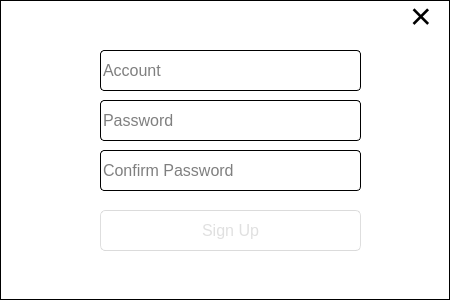
<?xml version="1.0" encoding="UTF-8"?>
<ui version="4.0">
 <class>SignUp</class>
 <widget class="QMainWindow" name="SignUp">
  <property name="geometry">
   <rect>
    <x>0</x>
    <y>0</y>
    <width>450</width>
    <height>300</height>
   </rect>
  </property>
  <property name="minimumSize">
   <size>
    <width>450</width>
    <height>300</height>
   </size>
  </property>
  <property name="maximumSize">
   <size>
    <width>450</width>
    <height>300</height>
   </size>
  </property>
  <property name="windowTitle">
   <string>MainWindow</string>
  </property>
  <property name="styleSheet">
   <string notr="true">/*
Aqua Style Sheet for QT Applications
Author: Jaime A. Quiroga P.
Company: GTRONICK
Last updated: 22/01/2019, 07:55.
Available at: https://github.com/GTRONICK/QSS/blob/master/Aqua.qss
*/
QMainWindow {
	background-color:white;
}
QTextEdit {
	border-width: 1px;
	border-style: solid;
	border-color: qlineargradient(spread:pad, x1:0.5, y1:1, x2:0.5, y2:0, stop:0 rgba(0, 113, 255, 255), stop:1 rgba(91, 171, 252, 255));
}
QPlainTextEdit {
	border-width: 0.5px;
	border-style: solid;
	border-color: qlineargradient(spread:pad, x1:0.5, y1:1, x2:0.5, y2:0, stop:0 rgba(0, 113, 255, 255), stop:1 rgba(91, 171, 252, 255));
}
QToolButton {
	border-style: solid;
	border-top-color: qlineargradient(spread:pad, x1:0.5, y1:1, x2:0.5, y2:0, stop:0 rgb(215, 215, 215), stop:1 rgb(222, 222, 222));
	border-right-color: qlineargradient(spread:pad, x1:0, y1:0.5, x2:1, y2:0.5, stop:0 rgb(217, 217, 217), stop:1 rgb(227, 227, 227));
	border-left-color: qlineargradient(spread:pad, x1:0, y1:0.5, x2:1, y2:0.5, stop:0 rgb(227, 227, 227), stop:1 rgb(217, 217, 217));
	border-bottom-color: qlineargradient(spread:pad, x1:0.5, y1:1, x2:0.5, y2:0, stop:0 rgb(215, 215, 215), stop:1 rgb(222, 222, 222));
	border-width: 1px;
	border-radius: 5px;
	color: rgb(0,0,0);
	padding: 2px;
	background-color: rgb(255,255,255);
}
QToolButton:hover{
	border-style: solid;
	border-top-color: qlineargradient(spread:pad, x1:0.5, y1:1, x2:0.5, y2:0, stop:0 rgb(195, 195, 195), stop:1 rgb(222, 222, 222));
	border-right-color: qlineargradient(spread:pad, x1:0, y1:0.5, x2:1, y2:0.5, stop:0 rgb(197, 197, 197), stop:1 rgb(227, 227, 227));
	border-left-color: qlineargradient(spread:pad, x1:0, y1:0.5, x2:1, y2:0.5, stop:0 rgb(227, 227, 227), stop:1 rgb(197, 197, 197));
	border-bottom-color: qlineargradient(spread:pad, x1:0.5, y1:1, x2:0.5, y2:0, stop:0 rgb(195, 195, 195), stop:1 rgb(222, 222, 222));
	border-width: 1px;
	border-radius: 5px;
	color: rgb(0,0,0);
	padding: 2px;
	background-color: rgb(255,255,255);
}
QToolButton:pressed{
	border-style: solid;
	border-top-color: qlineargradient(spread:pad, x1:0.5, y1:1, x2:0.5, y2:0, stop:0 rgb(215, 215, 215), stop:1 rgb(222, 222, 222));
	border-right-color: qlineargradient(spread:pad, x1:0, y1:0.5, x2:1, y2:0.5, stop:0 rgb(217, 217, 217), stop:1 rgb(227, 227, 227));
	border-left-color: qlineargradient(spread:pad, x1:0, y1:0.5, x2:1, y2:0.5, stop:0 rgb(227, 227, 227), stop:1 rgb(217, 217, 217));
	border-bottom-color: qlineargradient(spread:pad, x1:0.5, y1:1, x2:0.5, y2:0, stop:0 rgb(215, 215, 215), stop:1 rgb(222, 222, 222));
	border-width: 1px;
	border-radius: 5px;
	color: rgb(0,0,0);
	padding: 2px;
	background-color: rgb(142,142,142);
}
QPushButton{
	border-style: solid;
	border-top-color: qlineargradient(spread:pad, x1:0.5, y1:1, x2:0.5, y2:0, stop:0 rgb(215, 215, 215), stop:1 rgb(222, 222, 222));
	border-right-color: qlineargradient(spread:pad, x1:0, y1:0.5, x2:1, y2:0.5, stop:0 rgb(217, 217, 217), stop:1 rgb(227, 227, 227));
	border-left-color: qlineargradient(spread:pad, x1:0, y1:0.5, x2:1, y2:0.5, stop:0 rgb(227, 227, 227), stop:1 rgb(217, 217, 217));
	border-bottom-color: qlineargradient(spread:pad, x1:0.5, y1:1, x2:0.5, y2:0, stop:0 rgb(215, 215, 215), stop:1 rgb(222, 222, 222));
	border-width: 1px;
	border-radius: 5px;
	color: rgb(0,0,0);
	padding: 2px;
	background-color: rgb(255,255,255);
}
QPushButton::default{
	border-style: solid;
	border-top-color: qlineargradient(spread:pad, x1:0.5, y1:1, x2:0.5, y2:0, stop:0 rgb(215, 215, 215), stop:1 rgb(222, 222, 222));
	border-right-color: qlineargradient(spread:pad, x1:0, y1:0.5, x2:1, y2:0.5, stop:0 rgb(217, 217, 217), stop:1 rgb(227, 227, 227));
	border-left-color: qlineargradient(spread:pad, x1:0, y1:0.5, x2:1, y2:0.5, stop:0 rgb(227, 227, 227), stop:1 rgb(217, 217, 217));
	border-bottom-color: qlineargradient(spread:pad, x1:0.5, y1:1, x2:0.5, y2:0, stop:0 rgb(215, 215, 215), stop:1 rgb(222, 222, 222));
	border-width: 1px;
	border-radius: 5px;
	color: rgb(0,0,0);
	padding: 2px;
	background-color: rgb(255,255,255);
}
QPushButton:hover{
	border-style: solid;
	border-top-color: qlineargradient(spread:pad, x1:0.5, y1:1, x2:0.5, y2:0, stop:0 rgb(195, 195, 195), stop:1 rgb(222, 222, 222));
	border-right-color: qlineargradient(spread:pad, x1:0, y1:0.5, x2:1, y2:0.5, stop:0 rgb(197, 197, 197), stop:1 rgb(227, 227, 227));
	border-left-color: qlineargradient(spread:pad, x1:0, y1:0.5, x2:1, y2:0.5, stop:0 rgb(227, 227, 227), stop:1 rgb(197, 197, 197));
	border-bottom-color: qlineargradient(spread:pad, x1:0.5, y1:1, x2:0.5, y2:0, stop:0 rgb(195, 195, 195), stop:1 rgb(222, 222, 222));
	border-width: 1px;
	border-radius: 5px;
	color: rgb(0,0,0);
	padding: 2px;
	background-color: rgb(255,255,255);
}
QPushButton:pressed{
	border-style: solid;
	border-top-color: qlineargradient(spread:pad, x1:0.5, y1:1, x2:0.5, y2:0, stop:0 rgb(215, 215, 215), stop:1 rgb(222, 222, 222));
	border-right-color: qlineargradient(spread:pad, x1:0, y1:0.5, x2:1, y2:0.5, stop:0 rgb(217, 217, 217), stop:1 rgb(227, 227, 227));
	border-left-color: qlineargradient(spread:pad, x1:0, y1:0.5, x2:1, y2:0.5, stop:0 rgb(227, 227, 227), stop:1 rgb(217, 217, 217));
	border-bottom-color: qlineargradient(spread:pad, x1:0.5, y1:1, x2:0.5, y2:0, stop:0 rgb(215, 215, 215), stop:1 rgb(222, 222, 222));
	border-width: 1px;
	border-radius: 5px;
	color: rgb(0,0,0);
	padding: 2px;
	background-color: rgb(142,142,142);
}
QPushButton:disabled{
	border-style: solid;
	border-top-color: qlineargradient(spread:pad, x1:0.5, y1:1, x2:0.5, y2:0, stop:0 rgb(215, 215, 215), stop:1 rgb(222, 222, 222));
	border-right-color: qlineargradient(spread:pad, x1:0, y1:0.5, x2:1, y2:0.5, stop:0 rgb(217, 217, 217), stop:1 rgb(227, 227, 227));
	border-left-color: qlineargradient(spread:pad, x1:0, y1:0.5, x2:1, y2:0.5, stop:0 rgb(227, 227, 227), stop:1 rgb(217, 217, 217));
	border-bottom-color: qlineargradient(spread:pad, x1:0.5, y1:1, x2:0.5, y2:0, stop:0 rgb(215, 215, 215), stop:1 rgb(222, 222, 222));
	border-width: 1px;
	border-radius: 5px;
	color: #808086;
	padding: 2px;
	background-color: rgb(142,142,142);
}
QLineEdit {
	border-width: 1px; border-radius: 4px;
	border-style: solid;
	border-color: qlineargradient(spread:pad, x1:0.5, y1:1, x2:0.5, y2:0, stop:0 rgba(0, 113, 255, 255), stop:1 rgba(91, 171, 252, 255));
}
QLabel {
	color: #000000;
}
QLCDNumber {
	color: rgb(0, 113, 255, 255);
}
QProgressBar {
	text-align: center;
	color: rgb(240, 240, 240);
	border-width: 1px; 
	border-radius: 10px;
	border-color: rgb(230, 230, 230);
	border-style: solid;
	background-color:rgb(207,207,207);
}
QProgressBar::chunk {
	background-color: qlineargradient(spread:pad, x1:0.5, y1:1, x2:0.5, y2:0, stop:0 rgba(49, 147, 250, 255), stop:1 rgba(34, 142, 255, 255));
	border-radius: 10px;
}
QMenuBar {
	background-color: qlineargradient(spread:pad, x1:0.5, y1:1, x2:0.5, y2:0, stop:0 rgba(207, 209, 207, 255), stop:1 rgba(230, 229, 230, 255));
}
QMenuBar::item {
	color: #000000;
  	spacing: 3px;
  	padding: 1px 4px;
	background-color: qlineargradient(spread:pad, x1:0.5, y1:1, x2:0.5, y2:0, stop:0 rgba(207, 209, 207, 255), stop:1 rgba(230, 229, 230, 255));
}

QMenuBar::item:selected {
  	background-color: qlineargradient(spread:pad, x1:0.5, y1:1, x2:0.5, y2:0, stop:0 rgba(0, 113, 255, 255), stop:1 rgba(91, 171, 252, 255));
	color: #FFFFFF;
}
QMenu::item:selected {
	border-style: solid;
	border-top-color: transparent;
	border-right-color: transparent;
	border-left-color: qlineargradient(spread:pad, x1:0.5, y1:1, x2:0.5, y2:0, stop:0 rgba(0, 113, 255, 255), stop:1 rgba(91, 171, 252, 255));
	border-bottom-color: transparent;
	border-left-width: 2px;
	color: #000000;
	padding-left:15px;
	padding-top:4px;
	padding-bottom:4px;
	padding-right:7px;
}
QMenu::item {
	border-style: solid;
	border-top-color: transparent;
	border-right-color: transparent;
	border-left-color: transparent;
	border-bottom-color: transparent;
	border-bottom-width: 1px;
	color: #000000;
	padding-left:17px;
	padding-top:4px;
	padding-bottom:4px;
	padding-right:7px;
}
QTabWidget {
	color:rgb(0,0,0);
	background-color:#000000;
}
QTabWidget::pane {
		border-color: rgb(223,223,223);
		background-color:rgb(226,226,226);
		border-style: solid;
		border-width: 2px;
    	border-radius: 6px;
}
QTabBar::tab:first {
	border-style: solid;
	border-left-width:1px;
	border-right-width:0px;
	border-top-width:1px;
	border-bottom-width:1px;
	border-top-color: rgb(209,209,209);
	border-left-color: qlineargradient(spread:pad, x1:0.5, y1:1, x2:0.5, y2:0, stop:0 rgba(209, 209, 209, 209), stop:1 rgba(229, 229, 229, 229));
	border-bottom-color: rgb(229,229,229);
	border-top-left-radius: 4px;
	border-bottom-left-radius: 4px;
	color: #000000;
	padding: 3px;
	margin-left:0px;
	background-color: qlineargradient(spread:pad, x1:0.5, y1:1, x2:0.5, y2:0, stop:0 rgba(247, 247, 247, 255), stop:1 rgba(255, 255, 255, 255));
}
QTabBar::tab:last {
	border-style: solid;
	border-width:1px;
	border-top-color: rgb(209,209,209);
	border-left-color: qlineargradient(spread:pad, x1:0.5, y1:1, x2:0.5, y2:0, stop:0 rgba(209, 209, 209, 209), stop:1 rgba(229, 229, 229, 229));
	border-right-color: qlineargradient(spread:pad, x1:0.5, y1:1, x2:0.5, y2:0, stop:0 rgba(209, 209, 209, 209), stop:1 rgba(229, 229, 229, 229));
	border-bottom-color: rgb(229,229,229);
	border-top-right-radius: 4px;
	border-bottom-right-radius: 4px;
	color: #000000;
	padding: 3px;
	margin-left:0px;
	background-color: qlineargradient(spread:pad, x1:0.5, y1:1, x2:0.5, y2:0, stop:0 rgba(247, 247, 247, 255), stop:1 rgba(255, 255, 255, 255));
}
QTabBar::tab {
	border-style: solid;
	border-top-width:1px;
	border-bottom-width:1px;
	border-left-width:1px;
	border-top-color: rgb(209,209,209);
	border-left-color: qlineargradient(spread:pad, x1:0.5, y1:1, x2:0.5, y2:0, stop:0 rgba(209, 209, 209, 209), stop:1 rgba(229, 229, 229, 229));
	border-bottom-color: rgb(229,229,229);
	color: #000000;
	padding: 3px;
	margin-left:0px;
	background-color: qlineargradient(spread:pad, x1:0.5, y1:1, x2:0.5, y2:0, stop:0 rgba(247, 247, 247, 255), stop:1 rgba(255, 255, 255, 255));
}
QTabBar::tab:selected, QTabBar::tab:last:selected, QTabBar::tab:hover {
  	border-style: solid;
  	border-left-width:1px;
	border-right-color: transparent;
	border-top-color: rgb(209,209,209);
	border-left-color: qlineargradient(spread:pad, x1:0.5, y1:1, x2:0.5, y2:0, stop:0 rgba(209, 209, 209, 209), stop:1 rgba(229, 229, 229, 229));
	border-bottom-color: rgb(229,229,229);
	color: #FFFFFF;
	padding: 3px;
	margin-left:0px;
	background-color: qlineargradient(spread:pad, x1:0.5, y1:1, x2:0.5, y2:0, stop:0 rgba(0, 113, 255, 255), stop:1 rgba(91, 171, 252, 255));
}

QTabBar::tab:selected, QTabBar::tab:first:selected, QTabBar::tab:hover {
  	border-style: solid;
  	border-left-width:1px;
  	border-bottom-width:1px;
  	border-top-width:1px;
	border-right-color: transparent;
	border-top-color: rgb(209,209,209);
	border-left-color: qlineargradient(spread:pad, x1:0.5, y1:1, x2:0.5, y2:0, stop:0 rgba(209, 209, 209, 209), stop:1 rgba(229, 229, 229, 229));
	border-bottom-color: rgb(229,229,229);
	color: #FFFFFF;
	padding: 3px;
	margin-left:0px;
	background-color: qlineargradient(spread:pad, x1:0.5, y1:1, x2:0.5, y2:0, stop:0 rgba(0, 113, 255, 255), stop:1 rgba(91, 171, 252, 255));
}

QCheckBox {
	color: #000000;
	padding: 2px;
}
QCheckBox:disabled {
	color: #808086;
	padding: 2px;
}

QCheckBox:hover {
	border-radius:4px;
	border-style:solid;
	padding-left: 1px;
	padding-right: 1px;
	padding-bottom: 1px;
	padding-top: 1px;
	border-width:1px;
	border-color: transparent;
}
QCheckBox::indicator:checked {

	height: 10px;
	width: 10px;
	border-style:solid;
	border-width: 1px;
	border-color: qlineargradient(spread:pad, x1:0.5, y1:1, x2:0.5, y2:0, stop:0 rgba(0, 113, 255, 255), stop:1 rgba(91, 171, 252, 255));
	color: #000000;
	background-color: qlineargradient(spread:pad, x1:0.5, y1:1, x2:0.5, y2:0, stop:0 rgba(0, 113, 255, 255), stop:1 rgba(91, 171, 252, 255));
}
QCheckBox::indicator:unchecked {

	height: 10px;
	width: 10px;
	border-style:solid;
	border-width: 1px;
	border-color: qlineargradient(spread:pad, x1:0.5, y1:1, x2:0.5, y2:0, stop:0 rgba(0, 113, 255, 255), stop:1 rgba(91, 171, 252, 255));
	color: #000000;
}
QRadioButton {
	color: 000000;
	padding: 1px;
}
QRadioButton::indicator:checked {
	height: 10px;
	width: 10px;
	border-style:solid;
	border-radius:5px;
	border-width: 1px;
	border-color: qlineargradient(spread:pad, x1:0.5, y1:1, x2:0.5, y2:0, stop:0 rgba(0, 113, 255, 255), stop:1 rgba(91, 171, 252, 255));
	color: #a9b7c6;
	background-color: qlineargradient(spread:pad, x1:0.5, y1:1, x2:0.5, y2:0, stop:0 rgba(0, 113, 255, 255), stop:1 rgba(91, 171, 252, 255));
}
QRadioButton::indicator:!checked {
	height: 10px;
	width: 10px;
	border-style:solid;
	border-radius:5px;
	border-width: 1px;
	border-color: qlineargradient(spread:pad, x1:0.5, y1:1, x2:0.5, y2:0, stop:0 rgba(0, 113, 255, 255), stop:1 rgba(91, 171, 252, 255));
	color: #a9b7c6;
	background-color: transparent;
}
QStatusBar {
	color:#027f7f;
}
QSpinBox {
	border-style: solid;
	border-width: 1px;
	border-color: qlineargradient(spread:pad, x1:0.5, y1:1, x2:0.5, y2:0, stop:0 rgba(0, 113, 255, 255), stop:1 rgba(91, 171, 252, 255));
}
QDoubleSpinBox {
	border-style: solid;
	border-width: 1px;
	border-color: qlineargradient(spread:pad, x1:0.5, y1:1, x2:0.5, y2:0, stop:0 rgba(0, 113, 255, 255), stop:1 rgba(91, 171, 252, 255));
}
QTimeEdit {
	border-style: solid;
	border-width: 1px;
	border-color: qlineargradient(spread:pad, x1:0.5, y1:1, x2:0.5, y2:0, stop:0 rgba(0, 113, 255, 255), stop:1 rgba(91, 171, 252, 255));
}
QDateTimeEdit {
	border-style: solid;
	border-width: 1px;
	border-color: qlineargradient(spread:pad, x1:0.5, y1:1, x2:0.5, y2:0, stop:0 rgba(0, 113, 255, 255), stop:1 rgba(91, 171, 252, 255));
}
QDateEdit {
	border-style: solid;
	border-width: 1px;
	border-color: qlineargradient(spread:pad, x1:0.5, y1:1, x2:0.5, y2:0, stop:0 rgba(0, 113, 255, 255), stop:1 rgba(91, 171, 252, 255));
}

QToolBox {
	color: #a9b7c6;
	background-color:#000000;
}
QToolBox::tab {
	color: #a9b7c6;
	background-color:#000000;
}
QToolBox::tab:selected {
	color: #FFFFFF;
	background-color:#000000;
}
QScrollArea {
	color: #FFFFFF;
	background-color:#000000;
}
QSlider::groove:horizontal {
	height: 5px;
	background-color: qlineargradient(spread:pad, x1:0.5, y1:1, x2:0.5, y2:0, stop:0 rgba(49, 147, 250, 255), stop:1 rgba(34, 142, 255, 255));
}
QSlider::groove:vertical {
	width: 5px;
	background-color: qlineargradient(spread:pad, x1:0.5, y1:1, x2:0.5, y2:0, stop:0 rgba(49, 147, 250, 255), stop:1 rgba(34, 142, 255, 255));
}
QSlider::handle:horizontal {
	background: rgb(253,253,253);
	border-style: solid;
	border-width: 1px;
	border-color: rgb(207,207,207);
	width: 12px;
	margin: -5px 0;
	border-radius: 7px;
}
QSlider::handle:vertical {
	background: rgb(253,253,253);
	border-style: solid;
	border-width: 1px;
	border-color: rgb(207,207,207);
	height: 12px;
	margin: 0 -5px;
	border-radius: 7px;
}
QSlider::add-page:horizontal {
    background: rgb(181,181,181);
}
QSlider::add-page:vertical {
    background: rgb(181,181,181);
}
QSlider::sub-page:horizontal {
    background-color: qlineargradient(spread:pad, x1:0.5, y1:1, x2:0.5, y2:0, stop:0 rgba(49, 147, 250, 255), stop:1 rgba(34, 142, 255, 255));
}
QSlider::sub-page:vertical {
    background-color: qlineargradient(spread:pad, y1:0.5, x1:1, y2:0.5, x2:0, stop:0 rgba(49, 147, 250, 255), stop:1 rgba(34, 142, 255, 255));
}
QScrollBar:horizontal {
	max-height: 20px;
	border: 1px transparent grey;
	margin: 0px 20px 0px 20px;
}
QScrollBar:vertical {
	max-width: 20px;
	border: 1px transparent grey;
	margin: 20px 0px 20px 0px;
}
QScrollBar::handle:horizontal {
	background: rgb(253,253,253);
	border-style: solid;
	border-width: 1px;
	border-color: rgb(207,207,207);
	border-radius: 7px;
	min-width: 25px;
}
QScrollBar::handle:horizontal:hover {
	background: rgb(253,253,253);
	border-style: solid;
	border-width: 1px;
	border-color: rgb(147, 200, 200);
	border-radius: 7px;
	min-width: 25px;
}
QScrollBar::handle:vertical {
	background: rgb(253,253,253);
	border-style: solid;
	border-width: 1px;
	border-color: rgb(207,207,207);
	border-radius: 7px;
	min-height: 25px;
}
QScrollBar::handle:vertical:hover {
	background: rgb(253,253,253);
	border-style: solid;
	border-width: 1px;
	border-color: rgb(147, 200, 200);
	border-radius: 7px;
	min-height: 25px;
}
QScrollBar::add-line:horizontal {
   border: 2px transparent grey;
   border-top-right-radius: 7px;
   border-bottom-right-radius: 7px;
   background: rgba(34, 142, 255, 255);
   width: 20px;
   subcontrol-position: right;
   subcontrol-origin: margin;
}
QScrollBar::add-line:horizontal:pressed {
   border: 2px transparent grey;
   border-top-right-radius: 7px;
   border-bottom-right-radius: 7px;
   background: rgb(181,181,181);
   width: 20px;
   subcontrol-position: right;
   subcontrol-origin: margin;
}
QScrollBar::add-line:vertical {
   border: 2px transparent grey;
   border-bottom-left-radius: 7px;
   border-bottom-right-radius: 7px;
   background: rgba(34, 142, 255, 255);
   height: 20px;
   subcontrol-position: bottom;
   subcontrol-origin: margin;
}
QScrollBar::add-line:vertical:pressed {
   border: 2px transparent grey;
   border-bottom-left-radius: 7px;
   border-bottom-right-radius: 7px;
   background: rgb(181,181,181);
   height: 20px;
   subcontrol-position: bottom;
   subcontrol-origin: margin;
}
QScrollBar::sub-line:horizontal {
   border: 2px transparent grey;
   border-top-left-radius: 7px;
   border-bottom-left-radius: 7px;
   background: rgba(34, 142, 255, 255);
   width: 20px;
   subcontrol-position: left;
   subcontrol-origin: margin;
}
QScrollBar::sub-line:horizontal:pressed {
   border: 2px transparent grey;
   border-top-left-radius: 7px;
   border-bottom-left-radius: 7px;
   background: rgb(181,181,181);
   width: 20px;
   subcontrol-position: left;
   subcontrol-origin: margin;
}
QScrollBar::sub-line:vertical {
   border: 2px transparent grey;
   border-top-left-radius: 7px;
   border-top-right-radius: 7px;
   background: rgba(34, 142, 255, 255);
   height: 20px;
   subcontrol-position: top;
   subcontrol-origin: margin;
}
QScrollBar::sub-line:vertical:pressed {
   border: 2px transparent grey;
   border-top-left-radius: 7px;
   border-top-right-radius: 7px;
   background: rgb(181,181,181);
   height: 20px;
   subcontrol-position: top;
   subcontrol-origin: margin;
}
QScrollBar::left-arrow:horizontal {
   border: 1px transparent grey;
   border-top-left-radius: 3px;
   border-bottom-left-radius: 3px;
   width: 6px;
   height: 6px;
   background: white;
}
QScrollBar::right-arrow:horizontal {
   border: 1px transparent grey;
   border-top-right-radius: 3px;
   border-bottom-right-radius: 3px;
   width: 6px;
   height: 6px;
   background: white;
}
QScrollBar::up-arrow:vertical {
   border: 1px transparent grey;
   border-top-left-radius: 3px;
   border-top-right-radius: 3px;
   width: 6px;
   height: 6px;
   background: white;
}
QScrollBar::down-arrow:vertical {
   border: 1px transparent grey;
   border-bottom-left-radius: 3px;
   border-bottom-right-radius: 3px;
   width: 6px;
   height: 6px;
   background: white;
}
QScrollBar::add-page:horizontal, QScrollBar::sub-page:horizontal {
   background: none;
}
QScrollBar::add-page:vertical, QScrollBar::sub-page:vertical {
   background: none;
}</string>
  </property>
  <widget class="QWidget" name="centralwidget">
   <property name="minimumSize">
    <size>
     <width>0</width>
     <height>293</height>
    </size>
   </property>
   <widget class="QLabel" name="label">
    <property name="geometry">
     <rect>
      <x>0</x>
      <y>0</y>
      <width>450</width>
      <height>300</height>
     </rect>
    </property>
    <property name="styleSheet">
     <string notr="true">background-color: white;</string>
    </property>
    <property name="frameShape">
     <enum>QFrame::Box</enum>
    </property>
    <property name="text">
     <string/>
    </property>
   </widget>
   <widget class="ClickableLabel" name="close">
    <property name="geometry">
     <rect>
      <x>410</x>
      <y>0</y>
      <width>31</width>
      <height>31</height>
     </rect>
    </property>
    <property name="font">
     <font>
      <family>Microsoft YaHei UI</family>
      <pointsize>28</pointsize>
      <bold>false</bold>
     </font>
    </property>
    <property name="cursor">
     <cursorShape>PointingHandCursor</cursorShape>
    </property>
    <property name="styleSheet">
     <string notr="true">color:black;</string>
    </property>
    <property name="text">
     <string>×</string>
    </property>
   </widget>
   <widget class="QLineEdit" name="account">
    <property name="geometry">
     <rect>
      <x>100</x>
      <y>50</y>
      <width>261</width>
      <height>41</height>
     </rect>
    </property>
    <property name="font">
     <font>
      <family>Microsoft YaHei UI</family>
      <pointsize>12</pointsize>
     </font>
    </property>
    <property name="styleSheet">
     <string notr="true">border-color: rgb(0, 0, 0);</string>
    </property>
    <property name="text">
     <string/>
    </property>
    <property name="placeholderText">
     <string>Account</string>
    </property>
   </widget>
   <widget class="QLineEdit" name="confirm_psw">
    <property name="geometry">
     <rect>
      <x>100</x>
      <y>150</y>
      <width>261</width>
      <height>41</height>
     </rect>
    </property>
    <property name="font">
     <font>
      <family>Microsoft YaHei UI</family>
      <pointsize>12</pointsize>
     </font>
    </property>
    <property name="styleSheet">
     <string notr="true">border-color: rgb(0, 0, 0);</string>
    </property>
    <property name="text">
     <string/>
    </property>
    <property name="echoMode">
     <enum>QLineEdit::Password</enum>
    </property>
    <property name="placeholderText">
     <string>Confirm Password</string>
    </property>
   </widget>
   <widget class="QPushButton" name="signUp">
    <property name="enabled">
     <bool>false</bool>
    </property>
    <property name="geometry">
     <rect>
      <x>100</x>
      <y>210</y>
      <width>261</width>
      <height>41</height>
     </rect>
    </property>
    <property name="font">
     <font>
      <family>Microsoft YaHei UI</family>
      <pointsize>12</pointsize>
      <bold>false</bold>
     </font>
    </property>
    <property name="cursor">
     <cursorShape>ArrowCursor</cursorShape>
    </property>
    <property name="styleSheet">
     <string notr="true">QPushButton{
	border-style: solid;
	border-top-color: qlineargradient(spread:pad, x1:0.5, y1:1, x2:0.5, y2:0, stop:0 rgb(215, 215, 215), stop:1 rgb(222, 222, 222));
	border-right-color: qlineargradient(spread:pad, x1:0, y1:0.5, x2:1, y2:0.5, stop:0 rgb(217, 217, 217), stop:1 rgb(227, 227, 227));
	border-left-color: qlineargradient(spread:pad, x1:0, y1:0.5, x2:1, y2:0.5, stop:0 rgb(227, 227, 227), stop:1 rgb(217, 217, 217));
	border-bottom-color: qlineargradient(spread:pad, x1:0.5, y1:1, x2:0.5, y2:0, stop:0 rgb(215, 215, 215), stop:1 rgb(222, 222, 222));
	border-width: 1px;
	border-radius: 5px;
	color: rgb(255,255,255);
	padding: 2px;
	background-color:  rgba(255, 255, 255, 0);
	border-color: rgb(0, 0, 0);
	color: rgb(0, 0, 0);
}
QPushButton:hover{
	border-style: solid;
	border-top-color: qlineargradient(spread:pad, x1:0.5, y1:1, x2:0.5, y2:0, stop:0 rgb(215, 215, 215), stop:1 rgb(222, 222, 222));
	border-right-color: qlineargradient(spread:pad, x1:0, y1:0.5, x2:1, y2:0.5, stop:0 rgb(217, 217, 217), stop:1 rgb(227, 227, 227));
	border-left-color: qlineargradient(spread:pad, x1:0, y1:0.5, x2:1, y2:0.5, stop:0 rgb(227, 227, 227), stop:1 rgb(217, 217, 217));
	border-bottom-color: qlineargradient(spread:pad, x1:0.5, y1:1, x2:0.5, y2:0, stop:0 rgb(215, 215, 215), stop:1 rgb(222, 222, 222));
	border-width: 1px;
	border-radius: 5px;
	
	color: rgb(255, 255, 255);
	padding: 2px;
	background-color: rgb(0, 0, 0);
}
QPushButton:disabled{
	border-style: solid;
	border-top-color: qlineargradient(spread:pad, x1:0.5, y1:1, x2:0.5, y2:0, stop:0 rgb(215, 215, 215), stop:1 rgb(222, 222, 222));
	border-right-color: qlineargradient(spread:pad, x1:0, y1:0.5, x2:1, y2:0.5, stop:0 rgb(217, 217, 217), stop:1 rgb(227, 227, 227));
	border-left-color: qlineargradient(spread:pad, x1:0, y1:0.5, x2:1, y2:0.5, stop:0 rgb(227, 227, 227), stop:1 rgb(217, 217, 217));
	border-bottom-color: qlineargradient(spread:pad, x1:0.5, y1:1, x2:0.5, y2:0, stop:0 rgb(215, 215, 215), stop:1 rgb(222, 222, 222));
	border-width: 1px;
	border-radius: 5px;
	color: rgb(255,255,255);
	padding: 2px;
	color: rgba(177, 177, 177, 100);
	background-color: rgba(255, 255, 255, 0);
}</string>
    </property>
    <property name="text">
     <string>Sign Up</string>
    </property>
   </widget>
   <widget class="QLineEdit" name="password">
    <property name="geometry">
     <rect>
      <x>100</x>
      <y>100</y>
      <width>261</width>
      <height>41</height>
     </rect>
    </property>
    <property name="font">
     <font>
      <family>Microsoft YaHei UI</family>
      <pointsize>12</pointsize>
     </font>
    </property>
    <property name="styleSheet">
     <string notr="true">border-color: rgb(0, 0, 0);</string>
    </property>
    <property name="text">
     <string/>
    </property>
    <property name="echoMode">
     <enum>QLineEdit::Password</enum>
    </property>
    <property name="placeholderText">
     <string>Password</string>
    </property>
   </widget>
  </widget>
 </widget>
 <customwidgets>
  <customwidget>
   <class>ClickableLabel</class>
   <extends>QLabel</extends>
   <header location="global">clickablelabel.h</header>
  </customwidget>
 </customwidgets>
 <resources/>
 <connections/>
</ui>
